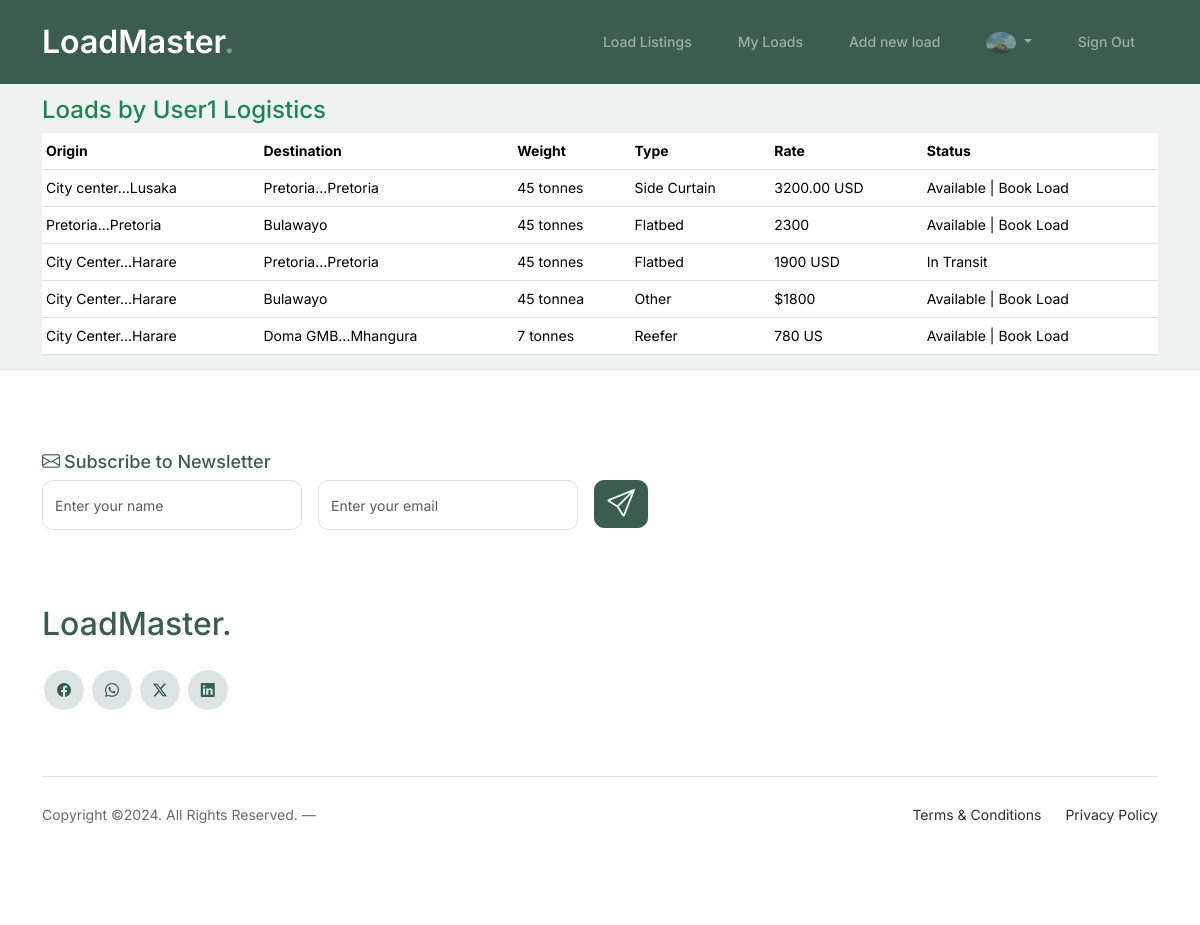
/loads/3/shipper_loads (signed in), run on an earlier commit of the app's database.
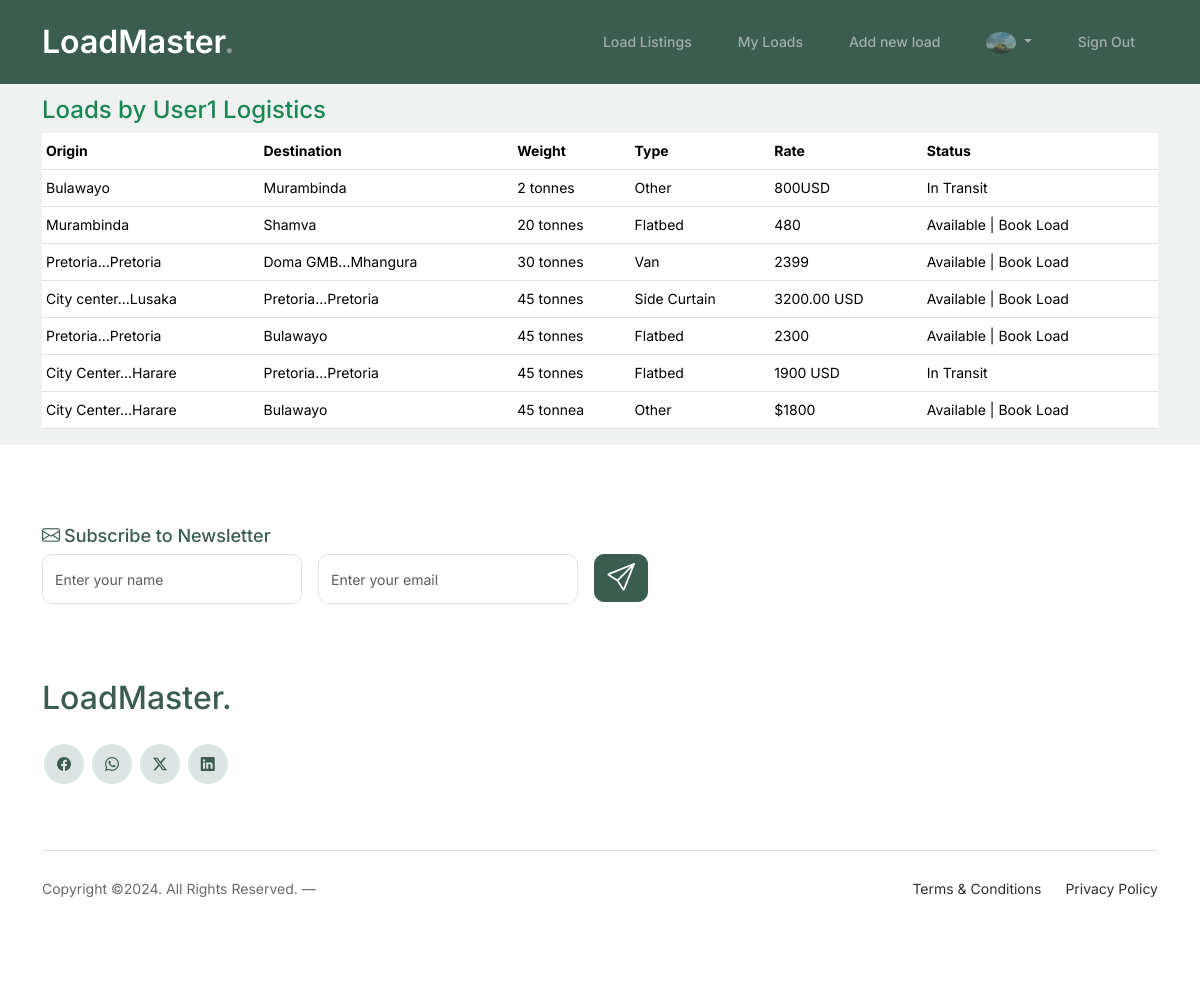
And on a later commit of the database.
### loads/models.py (models this page shows, shortened)
class Load(models.Model):
    class Type (models.TextChoices):
        REFEER = "R", ("Reefer")
        FLATBED = "F", ("Flatbed")
        SIDE_CURTAIN = "S", ("Side Curtain")
        OTHER = "O", ("Other")
        VAN = "V", ("Van")
    origin = models.ForeignKey(Location, related_name='outgoing', on_delete=models.CASCADE)
    destination = models.ForeignKey(Location, related_name='incoming', on_delete=models.CASCADE)
    type = models.CharField(max_length=1, choices=Type.choices, default=Type.FLATBED)
    owner = models.ForeignKey(Profile, on_delete=models.CASCADE)
    weight = models.CharField(max_length=20)
    rate = models.CharField(max_length=20)
    created = models.DateTimeField(auto_now_add=True)
    updated = models.DateTimeField(auto_now=True)
    class Meta:
        ordering = ["-created"]

class Location(models.Model):
    address_1 = models.CharField(max_length=200, null=True, blank=True)
    address_2 = models.CharField(max_length=200, null=True, blank=True)
    city = models.CharField(max_length=200)
    country = models.CharField(max_length=100, default='Zimbabwe')
    def __str__(self):
        if self.address_1:
            return f"{self.address_1[:17]}...{self.city}"
        return f"{self.city}"

class LoadStatus(models.Model):
    class Status(models.TextChoices):
        AVAILABLE = "A", ("Available")
        IN_TRANSIT = "I", ("In Transit")
        DELIVERED = "D", ("Delivered")
    load = models.OneToOneField(Load, on_delete=models.CASCADE)
    status = models.CharField(max_length=1, choices=Status.choices, default=Status.AVAILABLE)
    transporter = models.ForeignKey(Profile, on_delete=models.CASCADE)
    updated = models.DateTimeField(auto_now=True)
    def __str__(self):
        return f"{self.get_status_display()}"

### loads/views.py (the view)
# urls.py: path('<int:owner_id>/shipper_loads', views.shipper_loads, name='shipper_loads'),
@login_required(login_url="account_login")
def shipper_loads(request, owner_id):
    loads = Load.objects.filter(owner=owner_id)
    owner = get_object_or_404(Profile, pk=owner_id)
    return render(request, 'loads/shipper_loads.html', {'loads': loads, "owner": owner})

### loads/templates/loads/shipper_loads.html (shortened to what this page needs)
{% extends "account/base_entrance.html" %}
{% load i18n %}
{% load static %}
{% load allauth account %}
{% block content %}
<div class="py-5"></div>
<div class="container">
    <h1 class="h4 text-success">Loads by
        {% if owner.organisation %}
        {{owner.organisation}}
        {% else %}
        {{ owner.user }}
        {% endif %}
    </h1>
    {% if loads %}
    <div class="table-responsive">
        <table class="table table-hover table-sm">
          <thead class="line bg-green">
            <tr>
              <th scope="col">Origin</th>
              <th scope="col">Destination</th>
              <th scope="col">Weight</th>
              <th scope="col">Type</th>
              <th scope="col">Rate</th>
              <th scope="col">Status</th>
            </tr>
          </thead>
          <tbody>
            {% for load in loads %}
              {% if load.loadstatus.get_status_display != "Delivered" %}
           <tr class="table-row cursor-auto" data-href="{% url 'loads:load' load.id %}" >
                <td class="text-truncate">{{ load.origin }}</td>
                <td class="text-truncate">{{ load.destination }}</td>
                <td class="text-truncate">{{ load.weight }}</td>
                <td class="text-truncate">{{ load.get_type_display }}</td>
                {% if user.is_authenticated %}
                  <td class="text-truncate">{{ load.rate }}</td>
                  {% else %}
                <td class="text-truncate"><a href="#hello">Sign Up</a><i class="bi bi-box-arrow-in-right"></i></td>
                {% endif %}
                {% if load.loadstatus.get_status_display == "Available" %}
                <td class="text-truncate">{{ load.loadstatus }} | Book Load</td>
                {% else %}
                <td class="text-truncate">{{ load.loadstatus }}</td>
                {% endif %}
            </tr>
            {% endif %}
            {% endfor %}
          </tbody>
        </table>
      </div>
      {% else %}
      <p class="text-center fs-3">You have no loads postings </p>
      <a href="{% url 'loads:loads' %}" class="text-center d-block fs-4"><i class="bi bi-arrow-counterclockwise text-success"></i></a>
      {% endif %}
    </div>
{% endblock content %}

What changed in the data, as far as the page shows it:
no longer on this page (row unchanged): Load: origin "City Center...Harare", destination "Doma GMB...Mhangura", weight "7 tonnes", type "Reefer", rate "780 US", loadstatus "Available"
added Load: origin "Bulawayo", destination "Murambinda", weight "2 tonnes", type "Other", rate "800USD", loadstatus "In Transit"
added Load: origin "Murambinda", destination "Shamva", weight "20 tonnes", type "Flatbed", rate "480", loadstatus "Available"
added Load: origin "Pretoria...Pretoria", destination "Doma GMB...Mhangura", weight "30 tonnes", type "Van", rate "2399", loadstatus "Available"
